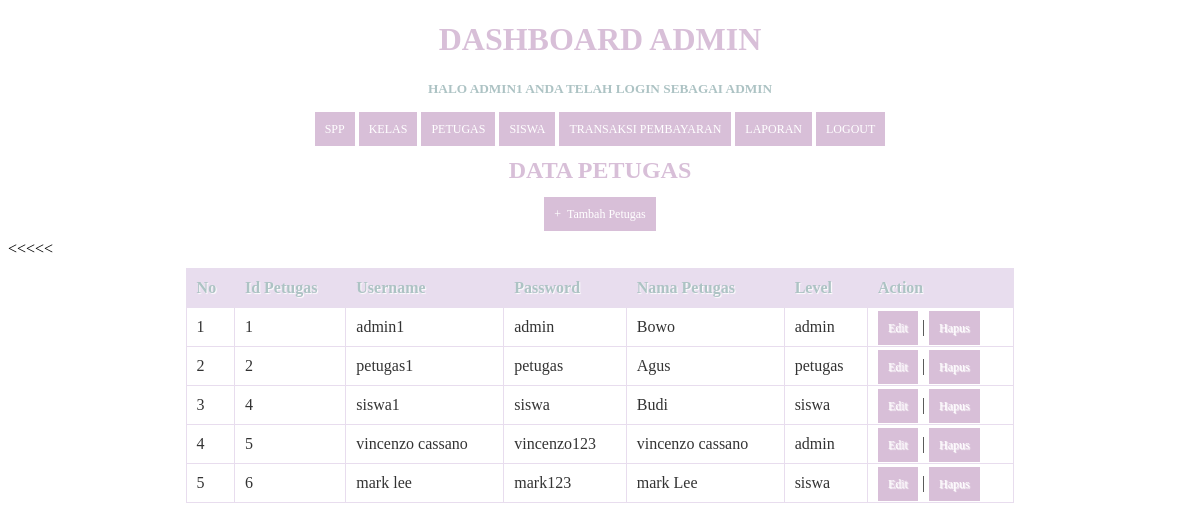
Page /petugas.php (signed in) on the committed database.
### tables this page shows
CREATE TABLE `petugas` (
  `id_petugas` int(11) NOT NULL,
  `username` varchar(25) NOT NULL,
  `password` varchar(32) NOT NULL,
  `nama_petugas` varchar(35) NOT NULL,
  `level` enum('admin','petugas','siswa') NOT NULL
);

### petugas.php (the view, shortened to what this page needs)
<!DOCTYPE html>
<html>
  <head>
  </head>
<body>
  <?php
  include ('header.php');
?>
    <center><h2>Data Petugas</h2></center>
    <center><a href="tambah_petugas.php">+ &nbsp;Tambah Petugas</a></center>
    <br>
    <table>
      <thead>
        <tr>
          <th>No</th>
          <th>Id Petugas</th>
          <th>Username</th>
          <th>Password</th>
          <th>Nama Petugas</th>
          <th>Level</th>
          <th>Action</th>
        </tr>
    </thead>
    <tbody>
      <?php
      $query = "SELECT * FROM petugas ORDER BY id_petugas ASC";
      $result = mysqli_query($koneksi, $query);
      $no = 1;
      while($row = mysqli_fetch_assoc($result))
      {
      ?>
       <tr>
          <td><?php echo $no; ?></td>
          <td><?php echo $row['id_petugas']; ?></td>
           <td><?php echo $row['username']; ?></td>
          <td><?php echo $row['password']; ?></td>
          <td><?php echo $row['nama_petugas']; ?></td>
          <<td><?php echo substr($row['level'], 0, 20); ?></td>
          <td>
              <a href="edit_petugas.php?id=<?php echo $row['id_petugas']; ?>">Edit</a> |
              <a href="proses_hapuspetugas.php?id=<?php echo $row['id_petugas']; ?>" onClick="return confirm('Anda yakin akan menghapus data ini?')">Hapus</a>
          </td>
      </tr>
      <?php
        $no++;
      }
      ?>
    </tbody>
    </table>
</body>
</html>

### header.php (shortened to what this page needs)
<!DOCTYPE html>
<html>
  <head>
  </head>
<body>
  <?php
  if($_SESSION['level']=="admin"){
  ?>
  <h1 align="center">DASHBOARD ADMIN</h1>
  <p align="center"><h5 align="center">Halo <b><?php echo $_SESSION['username']; ?></b> Anda telah login sebagai <b><?php echo $_SESSION['level']; ?></h5></b></p>
  <p align="center"><a href="spp.php">SPP</a>
  <a href="kelas.php">KELAS</a>
  <a href="petugas.php">PETUGAS</a>
  <a href="siswa.php">SISWA</a>
  <a href="transaksi.php">TRANSAKSI PEMBAYARAN</a>
  <a href="laporan.php">LAPORAN</a>
  <a href="logout.php">LOGOUT</a> </p>
<?php
}
  ?>
</body>
</html>

### petugas.php (style rules this page uses)
* { font-family: "Trebuchet MS"; }
h1 { text-transform: uppercase; color: thistle; }
h2 { text-transform: uppercase; color: thistle; }
h5 { text-transform: uppercase; color:#999999; }
table { border: solid 1px #DDEEEE; border-collapse: collapse; border-spacing: 0; width: 70%; margin: 10px auto 10px auto; }
table thead th { background-color: #DDEFEF; border: solid 1px #DDEEEE; color: #336B6B; padding: 10px; text-align: left; text-shadow: 1px 1px 1px #fff; text-decoration: none; }
table tbody td { border: solid 1px #DDEEEE; color: #333; padding: 10px; text-shadow: 1px 1px 1px #fff; }
a { background-color: salmon; color: #fff; padding: 10px; text-decoration: none; font-size: 12px; }

### header.php (style rules this page uses)
* { font-family: "Trebuchet MS"; }
h1 { text-transform: uppercase; color: thistle; }
h5 { text-transform: uppercase; color:#ADC3C4; }
table { border: solid 1px #E8DDEE; border-collapse: collapse; border-spacing: 0; width: 70%; margin: 10px auto 10px auto; }
table thead th { background-color: #E8DDEE; border: solid 1px #E8DDEE; color: #ADC3C4; padding: 10px; text-align: left; text-shadow: 1px 1px 1px #fff; text-decoration: none; }
table tbody td { border: solid 1px #E8DDEE; color: #333; padding: 10px; text-shadow: 1px 1px 1px #fff; }
a { background-color: thistle; color: #fff; padding: 10px; text-decoration: none; font-size: 12px; }

### rows in the picture
petugas: id_petugas "1", username "admin1", password "admin", nama_petugas "Bowo", level "admin"
petugas: id_petugas "2", username "petugas1", password "petugas", nama_petugas "Agus", level "petugas"
petugas: id_petugas "4", username "siswa1", password "siswa", nama_petugas "Budi", level "siswa"
petugas: id_petugas "5", username "vincenzo cassano", password "vincenzo123", nama_petugas "vincenzo cassano", level "admin"
petugas: id_petugas "6", username "mark lee", password "mark123", nama_petugas "mark Lee", level "siswa"

### other values in the picture
$_SESSION['username'] "ADMIN1"
$_SESSION['level'] "ADMIN"
